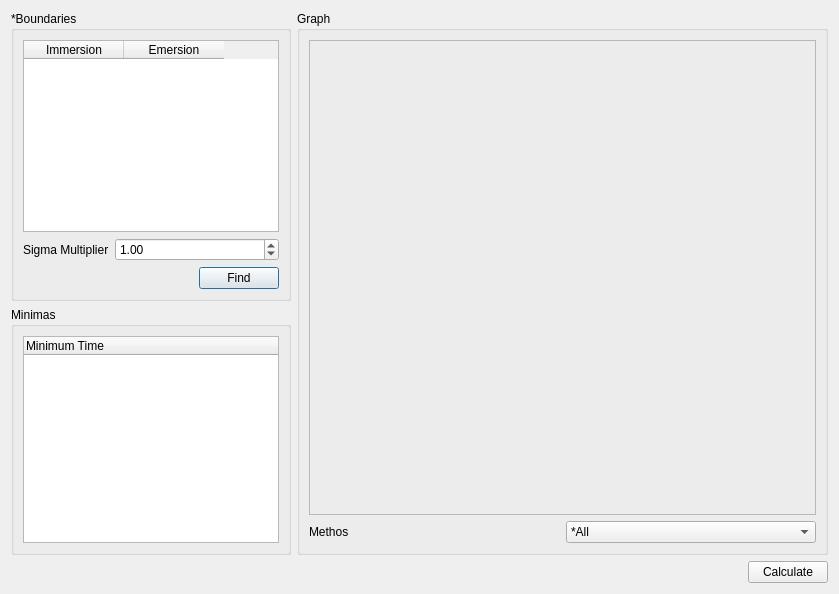
<?xml version="1.0" encoding="UTF-8"?>
<ui version="4.0">
 <class>Dialog</class>
 <widget class="QDialog" name="Dialog">
  <property name="geometry">
   <rect>
    <x>0</x>
    <y>0</y>
    <width>839</width>
    <height>594</height>
   </rect>
  </property>
  <property name="windowTitle">
   <string>Minima Calculator</string>
  </property>
  <layout class="QGridLayout" name="gridLayout_6">
   <item row="0" column="0" colspan="2">
    <layout class="QGridLayout" name="gridLayout_5">
     <item row="1" column="0">
      <widget class="QGroupBox" name="groupBox_2">
       <property name="maximumSize">
        <size>
         <width>280</width>
         <height>16777215</height>
        </size>
       </property>
       <property name="title">
        <string>Minimas</string>
       </property>
       <layout class="QGridLayout" name="gridLayout_2">
        <item row="0" column="0">
         <widget class="QTreeWidget" name="treeWidget">
          <property name="selectionMode">
           <enum>QAbstractItemView::ExtendedSelection</enum>
          </property>
          <column>
           <property name="text">
            <string>Minimum Time</string>
           </property>
          </column>
         </widget>
        </item>
       </layout>
      </widget>
     </item>
     <item row="0" column="0">
      <widget class="QGroupBox" name="groupBox">
       <property name="maximumSize">
        <size>
         <width>280</width>
         <height>16777215</height>
        </size>
       </property>
       <property name="title">
        <string>*Boundaries</string>
       </property>
       <layout class="QGridLayout" name="gridLayout">
        <item row="0" column="0" colspan="3">
         <widget class="QTableWidget" name="tableWidget">
          <property name="selectionBehavior">
           <enum>QAbstractItemView::SelectRows</enum>
          </property>
          <column>
           <property name="text">
            <string>Immersion</string>
           </property>
          </column>
          <column>
           <property name="text">
            <string>Emersion</string>
           </property>
          </column>
         </widget>
        </item>
        <item row="1" column="1" colspan="2">
         <widget class="QDoubleSpinBox" name="doubleSpinBox">
          <property name="value">
           <double>1.000000000000000</double>
          </property>
         </widget>
        </item>
        <item row="2" column="2">
         <widget class="QPushButton" name="pushButton_2">
          <property name="text">
           <string>Find</string>
          </property>
         </widget>
        </item>
        <item row="1" column="0">
         <widget class="QLabel" name="label">
          <property name="text">
           <string>Sigma Multiplier</string>
          </property>
         </widget>
        </item>
        <item row="2" column="0" colspan="2">
         <spacer name="horizontalSpacer">
          <property name="orientation">
           <enum>Qt::Horizontal</enum>
          </property>
          <property name="sizeHint" stdset="0">
           <size>
            <width>153</width>
            <height>20</height>
           </size>
          </property>
         </spacer>
        </item>
       </layout>
      </widget>
     </item>
     <item row="0" column="1" rowspan="2">
      <widget class="QGroupBox" name="groupBox_3">
       <property name="title">
        <string>Graph</string>
       </property>
       <layout class="QGridLayout" name="gridLayout_3">
        <item row="0" column="0" colspan="2">
         <widget class="QFrame" name="frame">
          <property name="frameShape">
           <enum>QFrame::StyledPanel</enum>
          </property>
          <property name="frameShadow">
           <enum>QFrame::Raised</enum>
          </property>
         </widget>
        </item>
        <item row="1" column="0">
         <widget class="QLabel" name="label_2">
          <property name="text">
           <string>Methos</string>
          </property>
         </widget>
        </item>
        <item row="1" column="1">
         <widget class="QComboBox" name="comboBox">
          <item>
           <property name="text">
            <string>*All</string>
           </property>
          </item>
          <item>
           <property name="text">
            <string>Periodogram</string>
           </property>
          </item>
          <item>
           <property name="text">
            <string>*Local</string>
           </property>
          </item>
          <item>
           <property name="text">
            <string>*Mean</string>
           </property>
          </item>
          <item>
           <property name="text">
            <string>*Median</string>
           </property>
          </item>
          <item>
           <property name="text">
            <string>*Fit</string>
           </property>
          </item>
         </widget>
        </item>
       </layout>
      </widget>
     </item>
    </layout>
   </item>
   <item row="1" column="0">
    <spacer name="horizontalSpacer_2">
     <property name="orientation">
      <enum>Qt::Horizontal</enum>
     </property>
     <property name="sizeHint" stdset="0">
      <size>
       <width>717</width>
       <height>20</height>
      </size>
     </property>
    </spacer>
   </item>
   <item row="1" column="1">
    <widget class="QPushButton" name="pushButton">
     <property name="text">
      <string>Calculate</string>
     </property>
    </widget>
   </item>
  </layout>
 </widget>
 <resources/>
 <connections/>
</ui>
